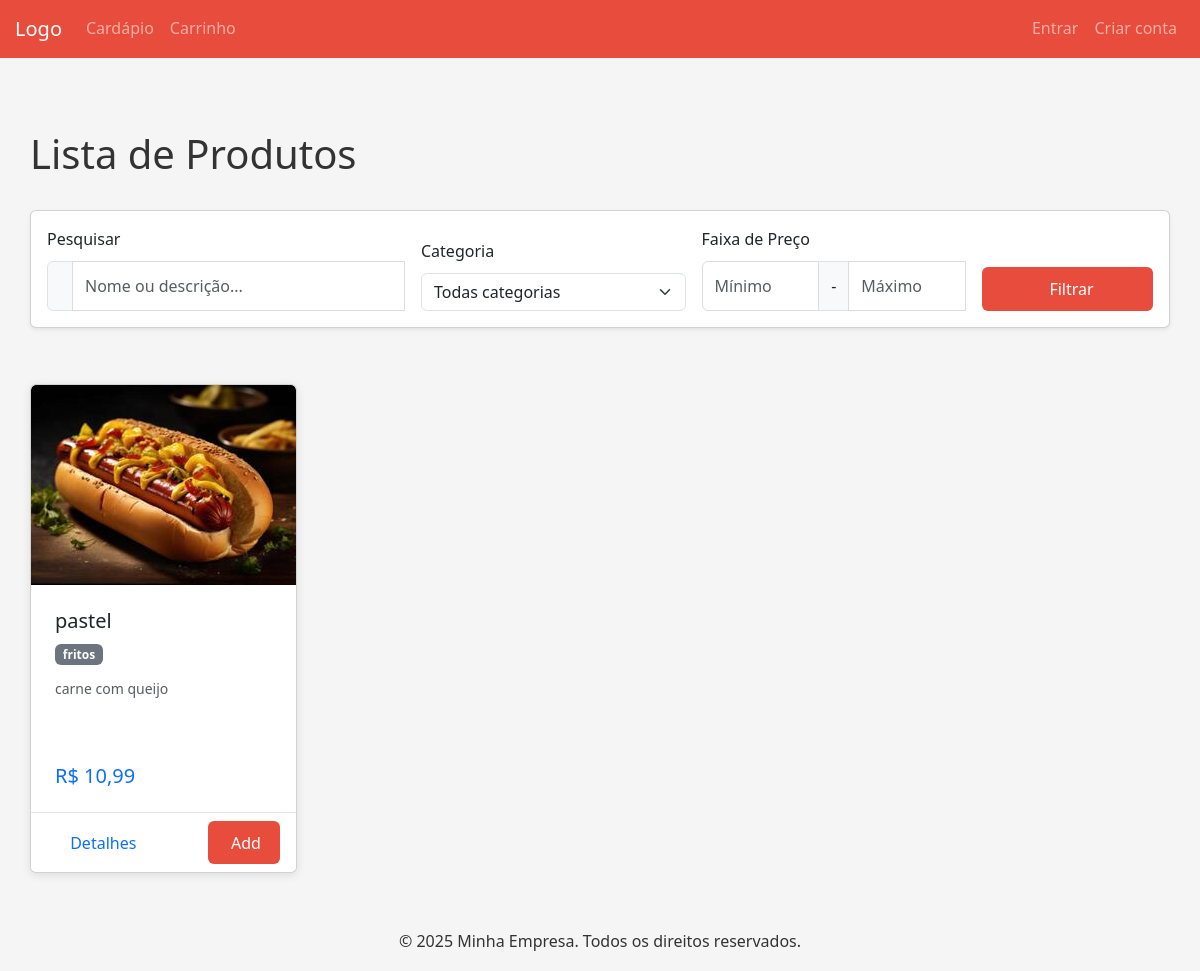
/produto/produtos/, run on the app's committed database.
### produto/models.py (models this page shows, shortened)
class Produto(models.Model):
    nome = models.CharField(max_length=100)
    descricao = models.TextField(blank=True, null=True)
    categorias = models.ManyToManyField(CategoriaProduto, related_name='produtos')
    preco = models.DecimalField(max_digits=10, decimal_places=2)
    imagem = models.ImageField(upload_to='produtos/', blank=True, null=True)
    disponivel = models.BooleanField(default=True)  # Campo para controlar disponibilidade

class CategoriaProduto(models.Model):
    nome = models.CharField(max_length=20, unique=True)

### produto/views.py (the view)
# urls.py: path('produtos/', views.listar_produtos, name='listar_produtos'),
def listar_produtos(request):
    produtos = Produto.objects.all()
    return render(request, 'produto/listar_produtos.html', {'produtos': produtos})

### templates/produto/listar_produtos.html (shortened to what this page needs)
{% extends 'base.html' %}
{% load static %}
{% block content %}
<div class="container py-5">
    <div class="d-flex justify-content-between align-items-center mb-4">
        <h1 class="mb-0">Lista de Produtos</h1>
    </div>
    <div class="card filter-card shadow-sm mb-4">
        <div class="card-body p-3">
            <form method="get" action="{% url 'pesquisar_produto' %}">
                <div class="row g-3 align-items-end">
                    <div class="col-md-4">
                        <label for="pesquisa" class="form-label">Pesquisar</label>
                        <div class="input-group">
                            <span class="input-group-text"></span>
                            <input type="text" id="pesquisa" name="pesquisa" class="form-control"
                                   placeholder="Nome ou descrição..." value="{{ request.GET.pesquisa|default:'' }}">
                        </div>
                    </div>
                    <div class="col-md-3">
                        <label for="categoria" class="form-label">Categoria</label>
                        <select id="categoria" name="categoria" class="form-select">
                            <option value="">Todas categorias</option>
                        </select>
                    </div>
                    <div class="col-md-3">
                        <label class="form-label">Faixa de Preço</label>
                        <div class="input-group">
                            <input type="number" name="preco_min" class="form-control" placeholder="Mínimo"
                                   value="{{ request.GET.preco_min|default:'' }}">
                            <span class="input-group-text">-</span>
                            <input type="number" name="preco_max" class="form-control" placeholder="Máximo"
                                   value="{{ request.GET.preco_max|default:'' }}">
                        </div>
                    </div>
                    <div class="col-md-2 d-grid">
                        <button type="submit" class="btn btn-primary">
                            Filtrar
                        </button>
                    </div>
                </div>
            </form>
        </div>
    </div>
    {% if produtos %}
    <div class="row row-cols-1 row-cols-md-2 row-cols-lg-3 row-cols-xl-4 g-4">
        {% for produto in produtos %}
        <div class="col">
            <div class="card h-100 product-card">
                <div class="card-img-container">
                    {% if produto.imagem %}
                    <img src="{{ produto.imagem.url }}" class="card-img-top" alt="{{ produto.nome }}">
                    {% else %}
                    <i class="fas fa-image fa-3x text-muted"></i>
                    {% endif %}
                </div>
                <div class="card-body">
                    <h5 class="card-title">{{ produto.nome }}</h5>
                    <div class="mb-2">
                        {% for categoria in produto.categorias.all %}
                        <span class="badge badge-category">{{ categoria.nome }}</span>
                        {% endfor %}
                    </div>
                    <p class="card-text text-muted small">
                        {{ produto.descricao|truncatechars:100 }}
                    </p>
                    <div class="price-text">
                        <h5 class="text-primary mb-0">
                            R$ {{ produto.preco|floatformat:2 }}
                        </h5>
                    </div>
                </div>
                <div class="card-footer">
                    <div class="d-flex justify-content-between align-items-center">
                        <a href="{% url 'detalhes_produto' produto.id %}" class="btn btn-outline-primary btn-sm">
                             Detalhes
                        </a>
                        <div class="d-flex flex-wrap" style="gap: 0.3rem;">
                            {% if user.is_staff %}
                                <a href="{% url 'editProduto' produto.id %}"
                                   class="btn btn-sm btn-warning text-white"
                                   title="Editar produto">
                                    <i class="fas fa-edit"></i>
                                    <span> Editar</span>
                                </a>
                                <a href="{% url 'deleteProduto' produto.id %}"
                                   class="btn btn-sm btn-danger text-white"
                                   title="Excluir produto">
                                    <i class="fas fa-trash"></i>
                                    <span> Excluir</span>
                                </a>
                            {% else %}
                                <form method="post" action="{% url 'adicionar_ao_carrinho' produto.id %}">
                                    <button type="submit" class="btn btn-primary btn-sm">
                                         Add
                                    </button>
                                </form>
                            {% endif %}
                        </div>
                    </div>
                </div>
            </div>
        </div>
        {% endfor %}
    </div>
    {% endif %}
</div>
{% endblock %}

### static/css/style.css (style rules this page uses)
.input-group .form-control { border-top-right-radius: 0; border-bottom-right-radius: 0; }
:root { --primary-color: #e74c3c; --primary-hover: #c0392b; --secondary-color: #2ecc71; --secondary-hover: #27ae60; --danger-color: #d63031; --danger-hover: #b71c1c; --light-color: #f5f6fa; --dark-color: #2f3640; --text-color: #333; --border-radius: 6px; --box-shadow: 0 2px 10px rgba(0, 0, 0, 0.1); --transition: all 0.3s ease; }
* { margin: 0; padding: 0; box-sizing: border-box; }
body { font-family: 'Segoe UI', Tahoma, Geneva, Verdana, sans-serif; background-color: #f5f5f5; color: var(--text-color); line-height: 1.6; }
.container { max-width: 1200px; margin: 0 auto; padding: 0 15px; }
.card { background: white; border-radius: var(--border-radius); box-shadow: var(--box-shadow); overflow: hidden; margin-top: 2rem; }
.card-body { padding: 1.5rem; }
.form-label { display: block; margin-bottom: 0.5rem; font-weight: 500; }
.form-control { width: 100%; padding: 0.75rem; border: 1px solid #ddd; border-radius: var(--border-radius); font-size: 1rem; transition: var(--transition); }
.btn { display: inline-block; padding: 0.6rem 1.2rem; font-size: 1rem; font-weight: 500; text-align: center; border: none; border-radius: var(--border-radius); cursor: pointer; transition: var(--transition); text-decoration: none; }
.btn-primary { background-color: var(--primary-color); color: white; }

### templates/produto/listar_produtos.html (style rules this page uses)
.product-card { transition: transform 0.3s ease, box-shadow 0.3s ease; height: 100%; display: flex; flex-direction: column; }
.card-img-container { height: 200px; overflow: hidden; display: flex; align-items: center; justify-content: center; background-color: #f8f9fa; }
.card-img-top { object-fit: cover; width: 100%; height: 100%; }
.card-body { flex: 1; display: flex; flex-direction: column; }
.card-footer { background: white; border-top: 1px solid rgba(0,0,0,0.1); }
.badge-category { background-color: #6c757d; color: white; margin-right: 5px; margin-bottom: 5px; }
.price-text { margin-top: auto; padding-top: 1rem; }
.filter-card { margin-bottom: 2rem; }

### templates/base.html (style rules this page uses)
.btn-primary { background-color: #e74c3c; border-color: #e74c3c; }

### data on the page
Produto: imagem (picture), nome "pastel", descricao "carne com queijo", preco "10,99"
CategoriaProduto: nome "fritos"
